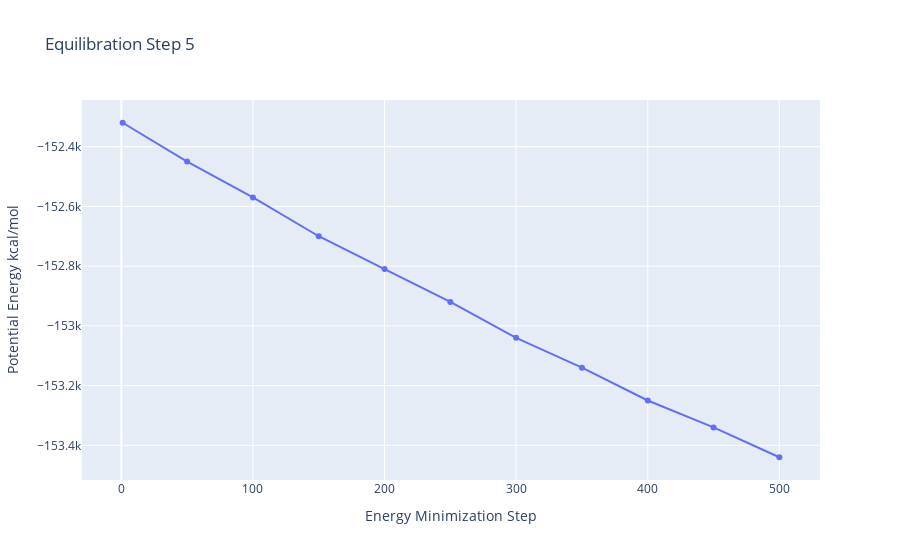

Notebook source saved alongside this figure:
### Code cell
#Read data from file and filter energy values higher than 1000 Kj/mol^-1
with open(output_dat_eq5_path,'r') as energy_file:
    x,y = map(
        list,
        zip(*[
            (float(line.split()[0]),float(line.split()[1]))
            for line in energy_file 
            if not line.startswith(("#","@")) 
            if float(line.split()[1]) < 1000 
        ])
    )

plotly.offline.init_notebook_mode(connected=True)

fig = {
    "data": [go.Scatter(x=x, y=y)],
    "layout": go.Layout(title="Equilibration Step 5",
                        xaxis=dict(title = "Energy Minimization Step"),
                        yaxis=dict(title = "Potential Energy kcal/mol")
                       )
}

plotly.offline.iplot(fig)

### Figure 1 — Plotly figure (JSON) as saved in the notebook; plotly's stock layout.template omitted (floating-point values rounded to 4 significant figures)
{"data": [{"type": "scatter", "x": [1, 50, 100, 150, 200, 250, 300, 350, 400, 450, 500], "y": [-152320, -152450, -152570, -152700, -152810, -152920, -153040, -153140, -153250, -153340, -153440]}], "layout": {"title": {"text": "Equilibration Step 5"}, "xaxis": {"title": {"text": "Energy Minimization Step"}}, "yaxis": {"title": {"text": "Potential Energy kcal/mol"}}}}
